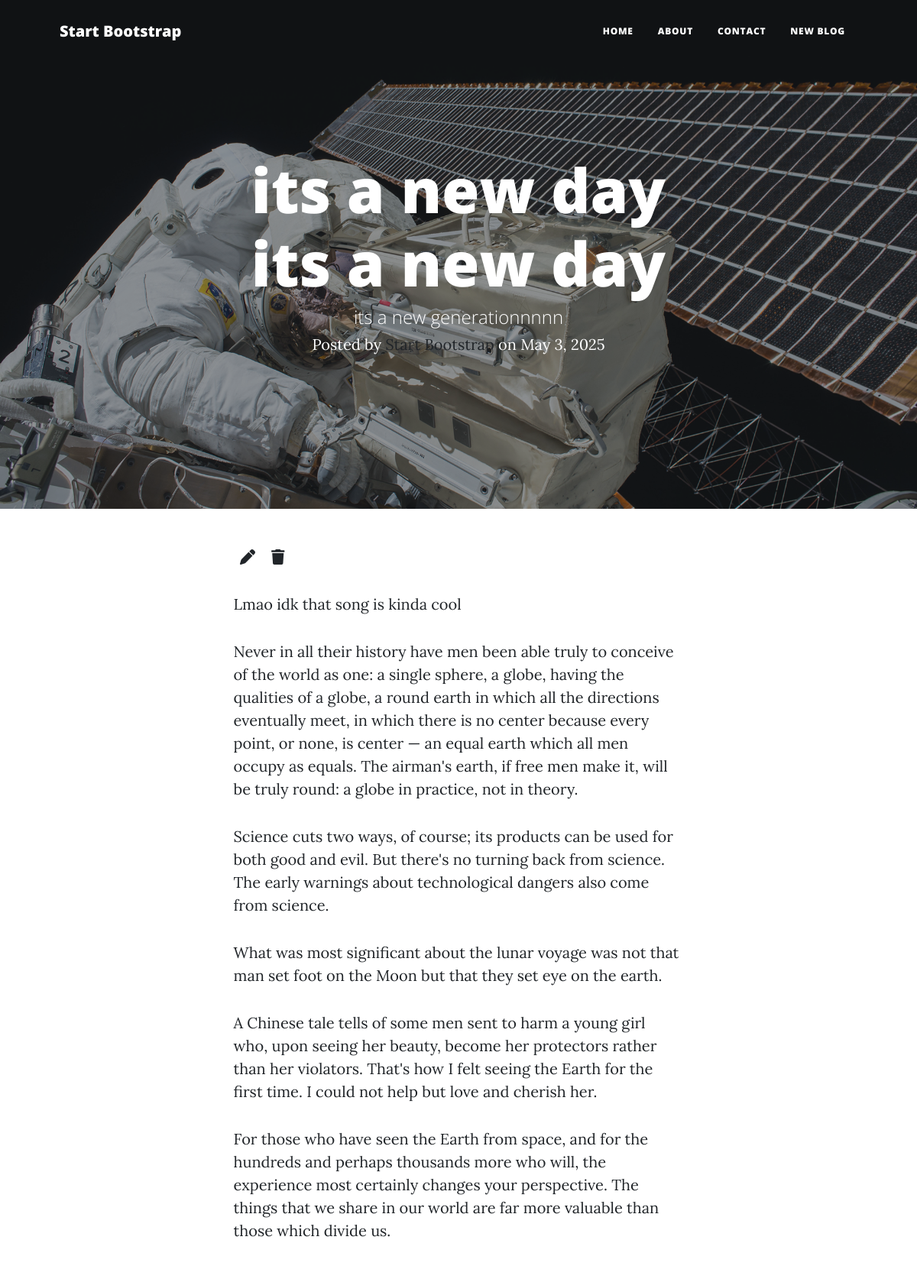
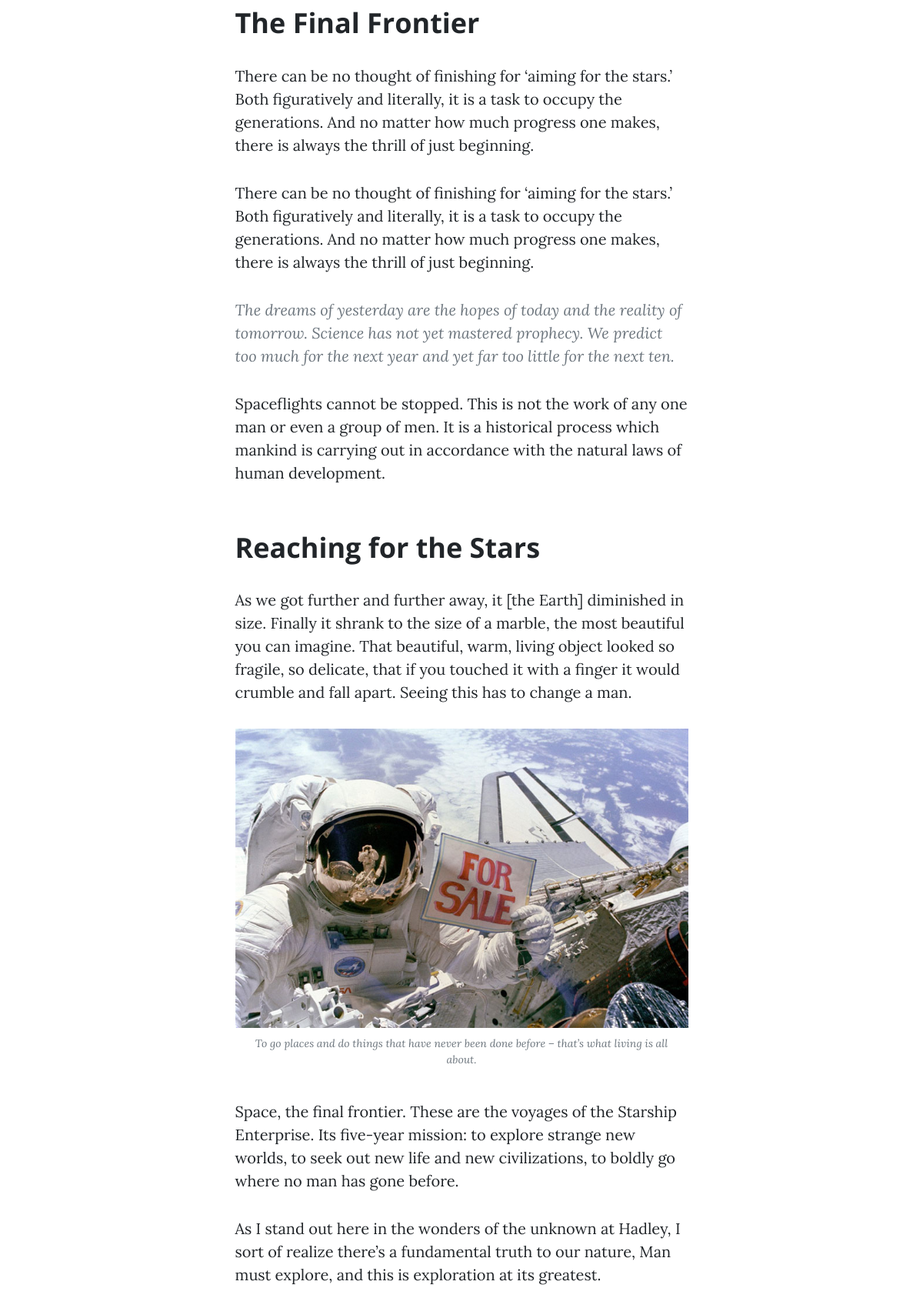
The app's page /posts/18/ (upper part) with its own data (2 pictures, top to bottom).
### blog/models.py (models this page shows, shortened)
class Post(models.Model):
    tags = [
        ('tech', 'Tech'),
        ('cs', 'Computer Science'),
        ('ai', 'AI'),
        ('bio', 'Biology'),
        ('music', 'Music'),
        ('movies', 'Movies'),
        ('psychology', 'Psychology'),
        ('history', 'History'),
        ('books', 'Books & Literature'),
        ('fiction', 'Fiction'),
        ('gaming', 'Gaming'),
        ('other', 'Other'),
    ]
    title = models.CharField(max_length=130)
    subtitle = models.CharField(max_length=70, blank=True)
    content = models.TextField()
    tags = models.CharField(max_length=50, choices=tags, default='other')
    created_at = models.DateTimeField(auto_now_add=True)
    modified_at = models.DateTimeField(auto_now=True)

### blog/views.py (the view)
# urls.py: path("<int:id>/", views.post_detail, name="post_detail"),
def post_detail(request, id):
    post = Post.objects.get(id=id)
    post = get_object_or_404(Post, id=id)
    return render(request, 'blog/post.html', {'post': post})

### blog/templates/blog/post.html (shortened to what this page needs)
{% extends 'base.html' %}
{% load static %}
{% block header %}
    <h1>{{ post.title }}</h1>
    <h2 class="subheading">{{ post.subtitle }}</h2>
    <span class="meta">
        Posted by
        <a href="#!">Start Bootstrap</a>
        on {{ post.created_at.date }}
    </span>
{% endblock %}
{% block img %}
{% static 'img/post-bg.jpg' %}
{% endblock %}
{% block content %}
    <article class="mb-4">
        <div class="container px-4 px-lg-5">
            <div class="row gx-4 gx-lg-5 justify-content-center">
                <div class="col-md-10 col-lg-8 col-xl-7">
                    <a href="{% url 'post_edit' post.id %}"><i class="fa-solid fa-pen ms-2"></i></a>
                    <a href="{% url 'post_delete' post.id %}"><i class="fa-solid fa-trash ms-3" id="js-delete"></i></a>
                    <p>{{ post.content }}</p>
                    <p>Never in all their history have men been able truly to conceive of the world as one: a single sphere, a globe, having the qualities of a globe, a round earth in which all the directions eventually meet, in which there is no center because every point, or none, is center — an equal earth which all men occupy as equals. The airman's earth, if free men make it, will be truly round: a globe in practice, not in theory.</p>
                    <p>Science cuts two ways, of course; its products can be used for both good and evil. But there's no turning back from science. The early warnings about technological dangers also come from science.</p>
                    <p>What was most significant about the lunar voyage was not that man set foot on the Moon but that they set eye on the earth.</p>
                    <p>A Chinese tale tells of some men sent to harm a young girl who, upon seeing her beauty, become her protectors rather than her violators. That's how I felt seeing the Earth for the first time. I could not help but love and cherish her.</p>
                    <p>For those who have seen the Earth from space, and for the hundreds and perhaps thousands more who will, the experience most certainly changes your perspective. The things that we share in our world are far more valuable than those which divide us.</p>
                    <h2 class="section-heading">The Final Frontier</h2>
                    <p>There can be no thought of finishing for ‘aiming for the stars.’ Both figuratively and literally, it is a task to occupy the generations. And no matter how much progress one makes, there is always the thrill of just beginning.</p>
                    <p>There can be no thought of finishing for ‘aiming for the stars.’ Both figuratively and literally, it is a task to occupy the generations. And no matter how much progress one makes, there is always the thrill of just beginning.</p>
                    <blockquote class="blockquote">The dreams of yesterday are the hopes of today and the reality of tomorrow. Science has not yet mastered prophecy. We predict too much for the next year and yet far too little for the next ten.</blockquote>
                    <p>Spaceflights cannot be stopped. This is not the work of any one man or even a group of men. It is a historical process which mankind is carrying out in accordance with the natural laws of human development.</p>
                    <h2 class="section-heading">Reaching for the Stars</h2>
                    <p>As we got further and further away, it [the Earth] diminished in size. Finally it shrank to the size of a marble, the most beautiful you can imagine. That beautiful, warm, living object looked so fragile, so delicate, that if you touched it with a finger it would crumble and fall apart. Seeing this has to change a man.</p>
                    <a href="#!"><img class="img-fluid" src="assets/img/post-sample-image.jpg" alt="..." /></a>
                    <span class="caption text-muted">To go places and do things that have never been done before – that’s what living is all about.</span>
                    <p>Space, the final frontier. These are the voyages of the Starship Enterprise. Its five-year mission: to explore strange new worlds, to seek out new life and new civilizations, to boldly go where no man has gone before.</p>
                    <p>As I stand out here in the wonders of the unknown at Hadley, I sort of realize there’s a fundamental truth to our nature, Man must explore, and this is exploration at its greatest.</p>
                </div>
            </div>
        </div>
    </article>
{% endblock %}

### static/css/scstyles.css (style rules this page uses)
body { font-size: 1.25rem; }
p { margin: 2rem 0; }
blockquote { font-style: italic; color: #6c757d; }
header.masthead .page-heading h1, header.masthead .site-heading h1 { font-size: 3rem; }
header.masthead .page-heading .subheading, header.masthead .site-heading .subheading { font-size: 1.5rem; font-weight: 300; line-height: 1.1; display: block; margin-top: 0.625rem; font-family: "Open Sans", -apple-system, BlinkMacSystemFont, "Segoe UI", Roboto, "Helvetica Neue", Arial, sans-serif, "Apple Color Emoji", "Segoe UI Emoji", "Segoe UI Symbol", "Noto Color Emoji"; }
@media (min-width: 992px) { header.masthead .page-heading h1, header.masthead .site-heading h1 { font-size: 5rem; } }
.section-heading { font-size: 2.25rem; font-weight: 700; margin-top: 3.75rem; }
.caption { font-size: 875rem; font-style: italic; display: block; margin: 0; padding: 0.625rem; text-align: center; }

### records on screen
Post: title "its a new day its a new day", subtitle "its a new generationnnnn", created_at "May 3, 2025", content "Lmao idk that song is kinda cool"
